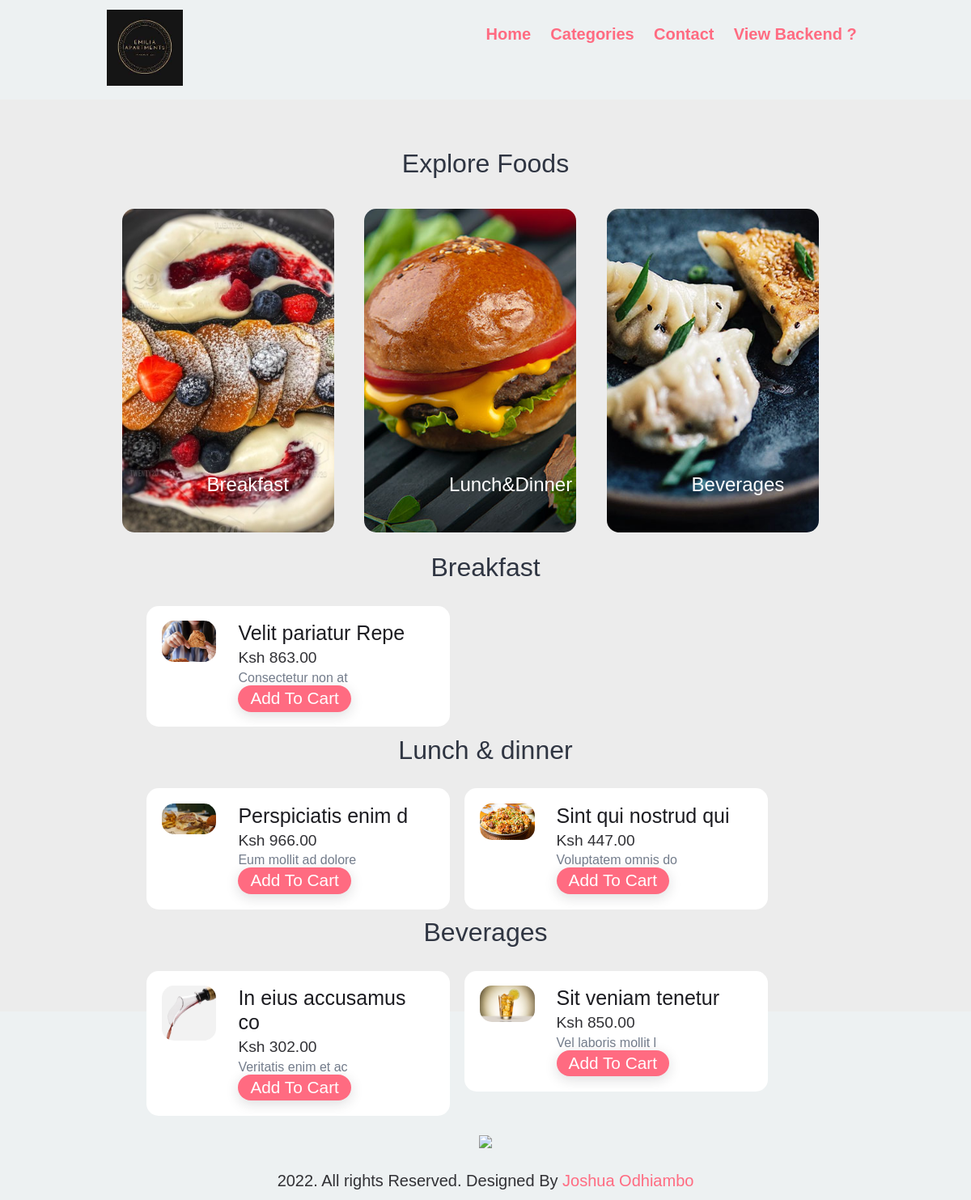
The app's page /web-design-restaurant/index.php with its own data.
### tables this page shows
CREATE TABLE `tbl_food` (
  `id` int(10) UNSIGNED NOT NULL,
  `title` varchar(100) NOT NULL,
  `description` text NOT NULL,
  `price` decimal(10,2) NOT NULL,
  `image_name` varchar(255) NOT NULL,
  `category_id` int(10) UNSIGNED NOT NULL,
  `featured` varchar(10) NOT NULL,
  `active` varchar(10) NOT NULL
);

### web-design-restaurant/index.php (the view, shortened to what this page needs)
<?php include('partials-front/menu.php');?>
    <section class="food-menu">
        <div class="container">
            <h2 class="text-center">Explore Foods</h2>
            <a href="#breakfast">
            <div class="box-3 float-container" id = section1>
                <img src="images/breakfast.jpg" alt="Pizza" class="img-responsives img-curves">
                <h3 class="float-text text-white">Breakfast</h3>
            </div>
            </a>
            <a href="#lunch">
            <div class="box-3 float-container">
                <img src="images/burger.jpg" alt="Burger" class="img-responsives img-curves">
                <h3 class="float-text text-white tex">Lunch&Dinner</h3>
            </div>
            </a>
            <a href="#beverages">
            <div class="box-3 float-container">
                <img src="images/momo.jpg" alt="Momo" class="img-responsives img-curves">
                <h3 class="float-text text-white">Beverages</h3>
            </div>
            </a>
            <h2 id=breakfast><center>Breakfast</center></h2>
            <?php
            $sql2 ='SELECT * FROM tbl_food where active = "yes" AND featured ="yes" AND category_id = "33"';
            $res = mysqli_query($conn,$sql2);
            $count =mysqli_num_rows($res);
            if($count > 0){
                while($rows= mysqli_fetch_assoc($res))
                {
                    $id = $rows ['id'];
                    $title = $rows ['title'];
                    $image_name = $rows['image_name'];
                    $price = $rows['price'];
                    $description = $rows['description'];
                    ?>
                <div class="food-menu-box-2" >
                <div class="food-menu-img">
                <?php
                        if ($image_name ==''){
                            echo '<div clase ="error"></div>image now available </div>';
                        }
                        else{
                            ?>
                            <img src="<?php echo HOMEURL;?>images/food/<?php echo $image_name;?>" alt="<?php echo$title ?>" class="img-responsive img-curve" id ='image'>
                        </div>
                        <div class="food-menu-desc-2">
                        <h4><?php echo $title?></h4>
                        <p class="food-price-2">Ksh <?php echo$price ?></p>
                        <p class="food-detail">
                            <?php echo $description ?>
                        </p>
                        <a href="<?php echo HOMEURL; ?>order.php?food_id=<?php echo $id ?>" class="btn btn-primary "  data-price="<?php echo $price ?>" data-name="<?php echo$title ?>"  data-image="<?php echo HOMEURL;?>images/food/<?php echo $image_name;?>">Add To Cart</a>
                    </div>
                        </div>
                        <?php
                        }
                }
            }
            else{
                echo '<div class ="error" > category not available </div>';
            }
            ?>
            <h2 id=lunch><center>Lunch & dinner</center></h2>
            <?php
            $sql ='SELECT * FROM tbl_food where active = "yes" AND featured ="yes" AND category_id = "36"';
            $res = mysqli_query($conn,$sql);
            $count =mysqli_num_rows($res);
            if($count > 0){
                while($rows= mysqli_fetch_assoc($res))
                {
                    $id = $rows ['id'];
                    $title = $rows ['title'];
                    $image_name = $rows['image_name'];
                    $price = $rows['price'];
                    $description = $rows['description'];
                    ?>
                <div class="food-menu-box-2" >
                <div class="food-menu-img">
                <?php
                        if ($image_name ==''){
                            echo '<div clase ="error"></div>image now available </div>';
                        }
                        else{
                            ?>
                            <img src="<?php echo HOMEURL;?>images/food/<?php echo $image_name;?>" alt="<?php echo$title ?>" class="img-responsive img-curve" id ='image'>
                        </div>
                        <div class="food-menu-desc-2">
                        <h4><?php echo $title?></h4>
                        <p class="food-price-2">Ksh <?php echo$price ?></p>
                        <p class="food-detail">
                            <?php echo $description ?>
                        </p>
                        <a href="<?php echo HOMEURL; ?>order.php?food_id=<?php echo $id ?>" class="btn btn-primary "  data-price="<?php echo $price ?>" data-name="<?php echo$title ?>"  data-image="<?php echo HOMEURL;?>images/food/<?php echo $image_name;?>">Add To Cart</a>
                    </div>
                        </div>
                        <?php
                        }
                }
            }
            else{
                echo '<div class ="error" > category not available </div>';
            }
            ?>
        <h2 id=beverages><center>Beverages</center></h2>
        <?php
        $sql ='SELECT * FROM tbl_food where active = "yes" AND featured ="yes" AND category_id = "37"';
        $res = mysqli_query($conn,$sql);
        $count =mysqli_num_rows($res);
        if($count > 0){
            while($rows= mysqli_fetch_assoc($res))
            {
                $id = $rows ['id'];
                $title = $rows ['title'];
                $image_name = $rows['image_name'];
                $price = $rows['price'];
                $description = $rows['description'];
                ?>
            <div class="food-menu-box-2" >
            <div class="food-menu-img">
            <?php
                    if ($image_name ==''){
                        echo '<div clase ="error"></div>image now available </div>';
                    }
                    else{
                        ?>
                        <img src="<?php echo HOMEURL;?>images/food/<?php echo $image_name;?>" alt="<?php echo$title ?>" class="img-responsive img-curve" id ='image'>
                    </div>
                    <div class="food-menu-desc-2">
                    <h4><?php echo $title?></h4>
                    <p class="food-price-2">Ksh <?php echo$price ?></p>
                    <p class="food-detail">
                        <?php echo $description ?>
                    </p>
                    <a href="<?php echo HOMEURL; ?>order.php?food_id=<?php echo $id ?>" class="btn btn-primary "  data-price="<?php echo $price ?>" data-name="<?php echo$title ?>"  data-image="<?php echo HOMEURL;?>images/food/<?php echo $image_name;?>">Add To Cart</a>
                </div>
                    </div>
                    <?php
                    }
            }
        }
        else{
            echo '<div class ="error" > category not available </div>';
        }
        ?>
       </section>
            <div class="cd-cart cd-cart--empty js-cd-cart">
            <div class="cd-cart__content">
        </div>
    <?php include('partials-front/footer.php') ?>
</body>
</html>

### web-design-restaurant/css/styles.css (style rules this page uses)
* { margin: 0 0; padding: 0 0; font-family: Arial, Helvetica, sans-serif; }
.container { width: 80%; margin: 0 auto; padding: 1%; }
.img-responsive { width: 100%; }
.img-curve { border-radius: 15px; }
.img-curves { height: 400px; object-fit: cover; border-radius: 15px; }
.text-center { text-align: center; }
.text-white { color: white; }
a { color: #ff6b81; text-decoration: none; }
.btn { padding: 1%; border: none; font-size: 1.3rem; padding: 6px 15px; text-align: center; color: white; background: #dc3545; border-radius: 40px; }
.btn-primary { background-color: #ff6b81; color: white; cursor: pointer; }
h2 { color: #2f3542; font-size: 2rem; margin-bottom: 2%; }
h3 { font-size: 1.5rem; }
.float-container { position: relative; }
.float-text { position: absolute; bottom: 50px; left: 40%; }
.box-3 { width: 28%; float: left; margin: 2%; }
.food-menu { background-color: #ececec; padding: 4% 0; }
.food-menu-img { width: 20%; float: left; }
.food-detail { font-size: 1rem; color: #747d8c; }
.food-menu-box-2 { width: 40%; margin: 1%; padding: 2%; float: left; background-color: white; border-radius: 15px; position: relative; right: -40px; }
.food-menu-desc-2 { width: 70%; float: left; margin-left: 8%; }
.food-price-2 { font-size: 1.2rem; margin: 2% 0; }
html { scroll-behavior: smooth; }

### records on screen
tbl_food: image_name (picture), title "Velit pariatur Repe", price "863.00", description "Consectetur non at"
tbl_food: image_name (picture), title "Perspiciatis enim d", price "966.00", description "Eum mollit ad dolore"
tbl_food: image_name (picture), title "Sint qui nostrud qui", price "447.00", description "Voluptatem omnis do"
tbl_food: image_name (picture), title "In eius accusamus co", price "302.00", description "Veritatis enim et ac"
tbl_food: image_name (picture), title "Sit veniam tenetur", price "850.00", description "Vel laboris mollit l"
